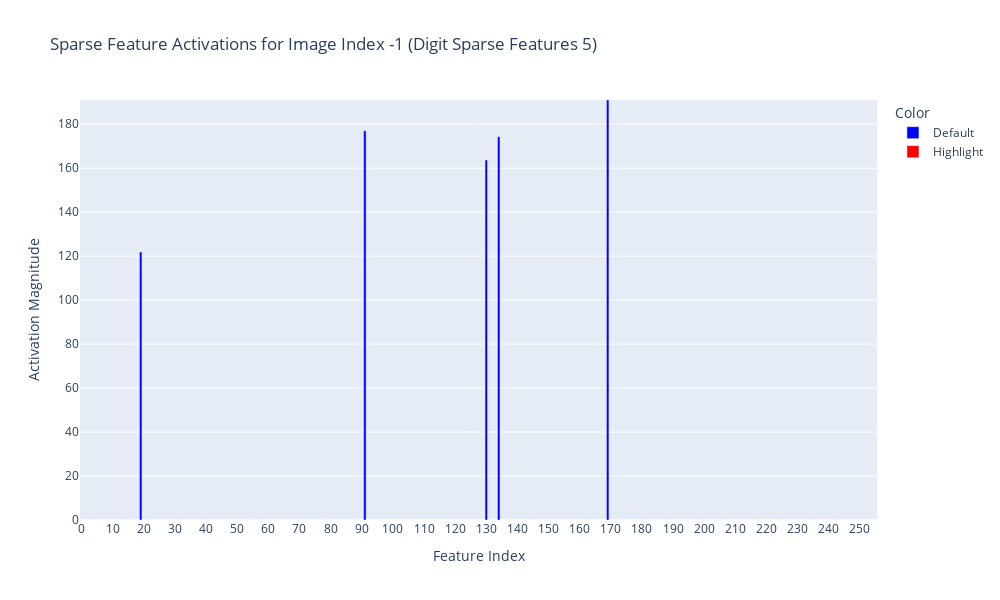

Notebook source saved alongside this figure:
### Markdown cell above
### Partcular Digit

### Code cell
num_d = 0
correctly_identified = 0
falsely_identified = {}

feature_idx_one = 134
feature_idx_two = 130
feature_idx_three = 19
feature_idx_four = 169
feature_idx_five = 91

digit = 5
for i, label in enumerate(test_labels):
    if label == digit:
        num_d += 1

        image = torch.from_numpy(test_images[i]).float().unsqueeze(0).to(device)
        
        sparse_vector = sparse_act_one[i].copy()

        encoded = np.zeros(HIDDEN_SIZE)
        encoded[feature_idx_one] = sparse_vector[feature_idx_one]
        encoded[feature_idx_two] = sparse_vector[feature_idx_two]
        encoded[feature_idx_three] = sparse_vector[feature_idx_three]
        encoded[feature_idx_four] = sparse_vector[feature_idx_four]
        encoded[feature_idx_five] = sparse_vector[feature_idx_five]
        
        encoded_digit_torch = torch.from_numpy(encoded).float().to(device).unsqueeze(0)

        with torch.no_grad():
            recon = best_sae_one.decoder(encoded_digit_torch)
            recon = recon.view(1, -1)
        
            classification_out, _, _ = best_model(image, hidden_one_act=recon)
        
            probs = torch.softmax(classification_out, dim=1)
            _, pred = torch.max(classification_out, 1)

            if label == pred.item():
                correctly_identified += 1
            else:
                falsely_identified[i] = pred.item()

print(f"Assessing sparsity of {digit}:")
print(f"The number of correctly identified {digit}s: {correctly_identified}")
print(f"The number of incorrectly identified {digit}s: {len(falsely_identified)}")
print(f"Percentage correct: {round(correctly_identified / num_d * 100, 3)}%")

plot_sparse_features(encoded, -1, f"Sparse Features {digit}", HIDDEN_SIZE)

### Figure 1 — Plotly figure (JSON) as saved in the notebook; plotly's stock layout.template omitted (floating-point values rounded to 4 significant figures; data arrays with more than 128 entries replaced by an {"elided": "..."} marker saying what was removed)
{"data": [{"alignmentgroup": "True", "hovertemplate": "Color=Default<br>Feature Index=%{x}<br>Activation=%{y:.4f}<extra></extra>", "legendgroup": "Default", "marker": {"color": "blue", "pattern": {"shape": ""}}, "name": "Default", "offsetgroup": "Default", "orientation": "v", "showlegend": true, "textposition": "auto", "type": "bar", "x": {"elided": "254 int values"}, "xaxis": "x", "y": {"elided": "254 float values"}, "yaxis": "y"}, {"alignmentgroup": "True", "hovertemplate": "Color=Highlight<br>Feature Index=%{x}<br>Activation=%{y:.4f}<extra></extra>", "legendgroup": "Highlight", "marker": {"color": "red", "pattern": {"shape": ""}}, "name": "Highlight", "offsetgroup": "Highlight", "orientation": "v", "showlegend": true, "textposition": "auto", "type": "bar", "x": [78, 121], "xaxis": "x", "y": [0, 0], "yaxis": "y"}], "layout": {"barmode": "relative", "height": 600, "legend": {"title": {"text": "Color"}, "tracegroupgap": 0}, "showlegend": true, "title": {"text": "Sparse Feature Activations for Image Index -1 (Digit Sparse Features 5)"}, "width": 1000, "xaxis": {"anchor": "y", "autorange": true, "domain": [0, 1], "dtick": 10, "range": [-0.5, 255.5], "tickmode": "linear", "title": {"text": "Feature Index"}, "type": "linear"}, "yaxis": {"anchor": "x", "domain": [0, 1], "range": [0, 191.0], "title": {"text": "Activation Magnitude"}, "type": "linear"}}}
